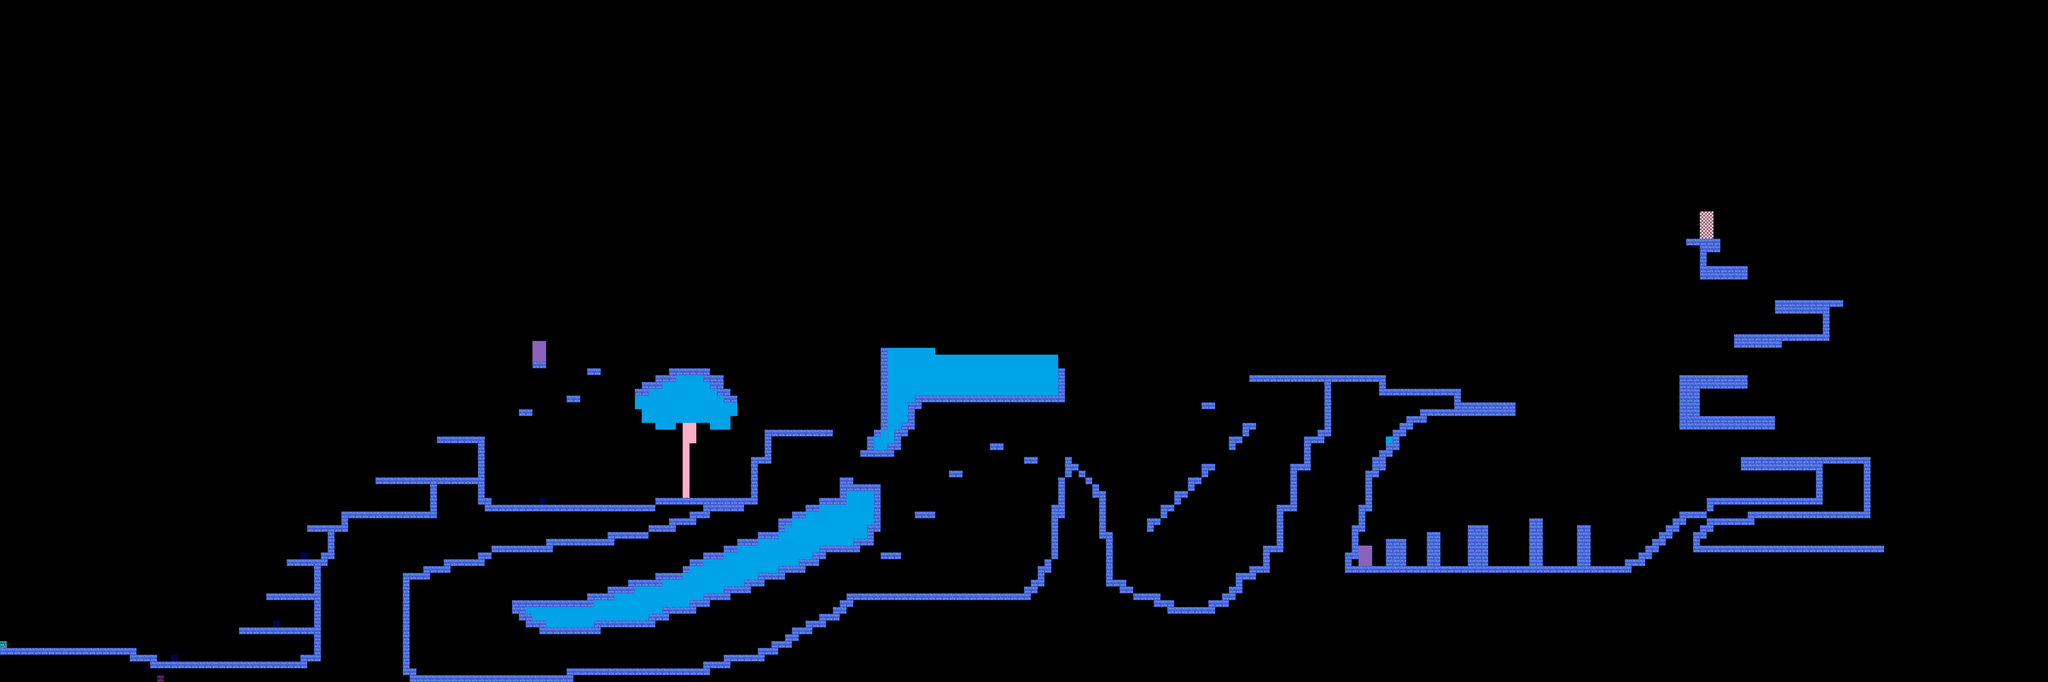

Tiled map render using the project's own tile images. Description and the map definition, with tile-layer contents summarised, below:
An orthogonal 300x100 tile map with 24x24 px tiles, 2 tile layers (Graphics, Meta), 2 tilesets.

<map version="1.0" orientation="orthogonal" width="300" height="100" tilewidth="24" tileheight="24">
 <tileset firstgid="1" name="Graphics" tilewidth="24" tileheight="24">
  <image source="Alternate Graphics.png" width="48" height="24" />
 </tileset>
 <tileset firstgid="3" name="Meta" tilewidth="24" tileheight="24">
  <image source="meta_tiles.png" width="96" height="24" />
 </tileset>
 <layer name="Graphics" width="300" height="100">
  <data>[30000 cells, 1757 non-empty, 2 distinct tile ids]</data>
 </layer>
 <layer name="Meta" width="300" height="100" opacity="0.46">
  <data>[30000 cells, 1250 non-empty, 4 distinct tile ids]</data>
 </layer>
</map>
